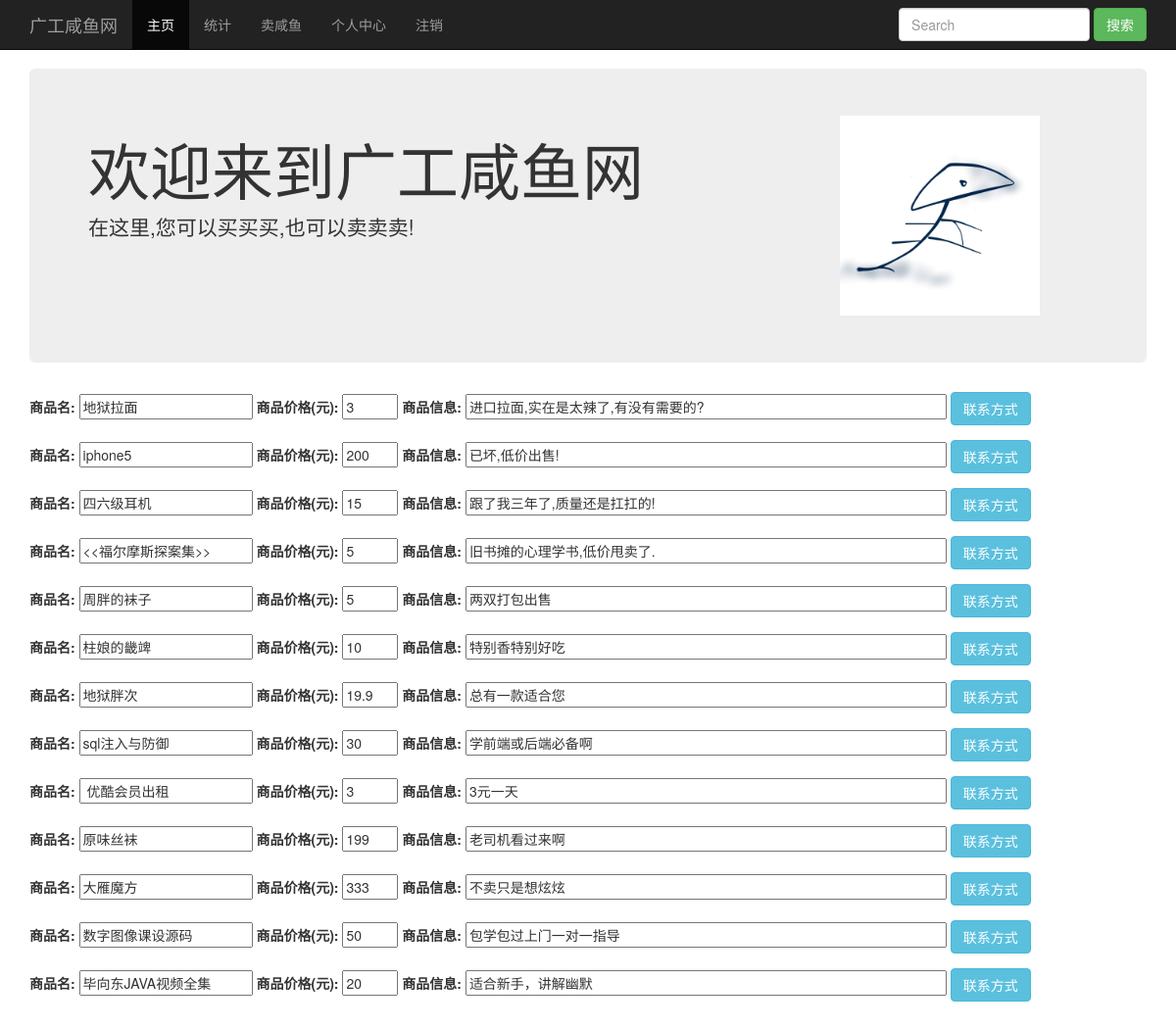
/public/php/index.php (signed in), run on the app's committed database.
### tables this page shows
CREATE TABLE `GOOD` (
  `GID` char(9) NOT NULL,
  `UID` char(9) NOT NULL,
  `GNAME` char(20) NOT NULL,
  `GPRICE` float NOT NULL,
  `GINFO` text,
  PRIMARY KEY (`GID`),
  KEY `UID` (`UID`),
  CONSTRAINT `GOOD_ibfk_1` FOREIGN KEY (`UID`) REFERENCES `USER` (`UID`)
);

### public/php/checklevel.php (called while the page is built, shortened)
<?php
function checklevel(&$conn,$var){
	$sql="SELECT * FROM USER WHERE USERNAME='$var'";
	$result=mysqli_query($conn,$sql);
	$array=mysqli_fetch_array($result);
	if($array['USERTYPE']){
		return  (int)$array['USERTYPE'];
	}
}
?>

### public/php/index.php (the view, shortened to what this page needs)
<?php
include 'public/php/checklevel.php';
include 'public/php/conn.php';
$login=false;
$level=0;
if(!empty($_SESSION['username'])){
	$username=$_SESSION['username'];
	$level=checklevel($conn,$username);
	$login=true;
}
$result=mysqli_query($conn,"SELECT * FROM GOOD");
?>
<!DOCTYPE html>
<html lang="zh-CN">
  <head>
	<link href="/public/css/bootstrap.min.css" rel="stylesheet">
	<link href="/public/css/start.css" rel="stylesheet">
	<link href="/public/css/footer.css" rel="stylesheet">
  </head>
  <body>
	<nav class="navbar navbar-inverse navbar-fixed-top">
	  <div class="container">
		<div class="navbar-header">
		  <a class="navbar-brand" href="/index.php">广工咸鱼网</a>
		</div>
		<div id="navbar" class="collapse navbar-collapse">
		  <ul class="nav navbar-nav">
			<li class="active"><a href="/index.php">主页</a></li>
            <?php
            if($login){
				if($level==3){
                    echo '<li > <a href="/public/php/order.php" >订单</a></li>';
				}
				else if($level==2){
                    echo '<li > <a href="/public/php/statistic.php" >统计</a></li>';
                    echo '<li > <a href="/public/php/sale.php" >卖咸鱼</a></li>';
                    echo '<li > <a href="/public/php/self.php" >个人中心</a></li>';
				}
				else if($level==1){
                    echo '<li > <a href="/public/php/statistic.php" >统计</a></li>';
                    echo '<li > <a href="/public/php/self.php" >个人中心</a></li>';
                    echo '<li > <a href="/public/php/manage.php" >管理</a></li>';
				}
                    echo '<li > <a href="public/php/logout.php" >注销</a></li>';
            }
            else{
                echo '<li > <a href="#login" data-toggle="modal" data-target="#login">登录</a></li>
			          <li >  <a href="#register" data-toggle="modal" data-target="#register">注册</a></li>';
            }
            ?>
		  </ul>
			<form action="/public/php/search.php" method="post" class="navbar-form navbar-right" >
				<div class="form-group">
				<input class="form-control" type="text" name="search" placeholder="Search">
				<button class="btn btn-success" type="submit" name="submit" >搜索</button>
				</div>
			</form>
		</div>
	  </div>
	</nav>
	<div class="container">
			<div class="content">
			  <div class="jumbotron">
				<img src="/public/img/logo.jpg" style="width:20%;height:20%;display:inline"  >
				<div style="float:left;margin-right:200px">
				<h1 >欢迎来到广工咸鱼网</h1>
				<p class="lead">在这里,您可以买买买,也可以卖卖卖!</p>
				</div>
			  </div>
			<div class="goods" style="margin-top:30px">
				<?php
					while($good_array=mysqli_fetch_array($result)){
				?><form action="/public/php/indexpro.php" method="post" >
				<div class="form-group">
					<label for="gname" >商品名:</label>
					<input type="text" name="gname"  value="<?php echo $good_array['GNAME']?>" placeholder="<?php echo $good_array['GNAME']?>">
					<label for="gprice" >商品价格(元):</label>
					<input type="text" name="gprice" size="4" value="<?php echo $good_array['GPRICE'];?>" placeholder="<?php echo $good_array['GPRICE'];?>">
					<label for="ginfo" >商品信息:</label>
					<input type="text" name="ginfo" size="62" value="<?php echo $good_array['GINFO']?>" placeholder="<?php echo $good_array['GINFO']?>">
					<button class="btn btn-info" type="submit" name="getcontact" value="true">联系方式</button>
				</div>	</form>
				<?php }?>
			</div>
            </div>
	</div>
  </body>
</html>

### public/css/start.css (style rules this page uses)
body { padding-top: 70px; padding-bottom: 30px; }

### data on the page
good: gname "地狱拉面", gprice "3", ginfo "进口拉面,实在是太辣了,有没有需要的?"
good: gname "iphone5", gprice "200", ginfo "已坏,低价出售!"
good: gname "四六级耳机", gprice "15", ginfo "跟了我三年了,质量还是扛扛的!"
good: gname "<<福尔摩斯探案集>>", gprice "5", ginfo "旧书摊的心理学书,低价甩卖了."
good: gname "周胖的袜子", gprice "5", ginfo "两双打包出售"
good: gname "柱娘的畿䇑", gprice "10", ginfo "特别香特别好吃"
good: gname "地狱胖次", gprice "19.9", ginfo "总有一款适合您"
good: gname "sql注入与防御", gprice "30", ginfo "学前端或后端必备啊"
good: gname "优酷会员出租", gprice "3", ginfo "3元一天"
good: gname "原味丝袜", gprice "199", ginfo "老司机看过来啊"
good: gname "大雁魔方", gprice "333", ginfo "不卖只是想炫炫"
good: gname "数字图像课设源码", gprice "50", ginfo "包学包过上门一对一指导"
good: gname "毕向东JAVA视频全集", gprice "20", ginfo "适合新手，讲解幽默"
